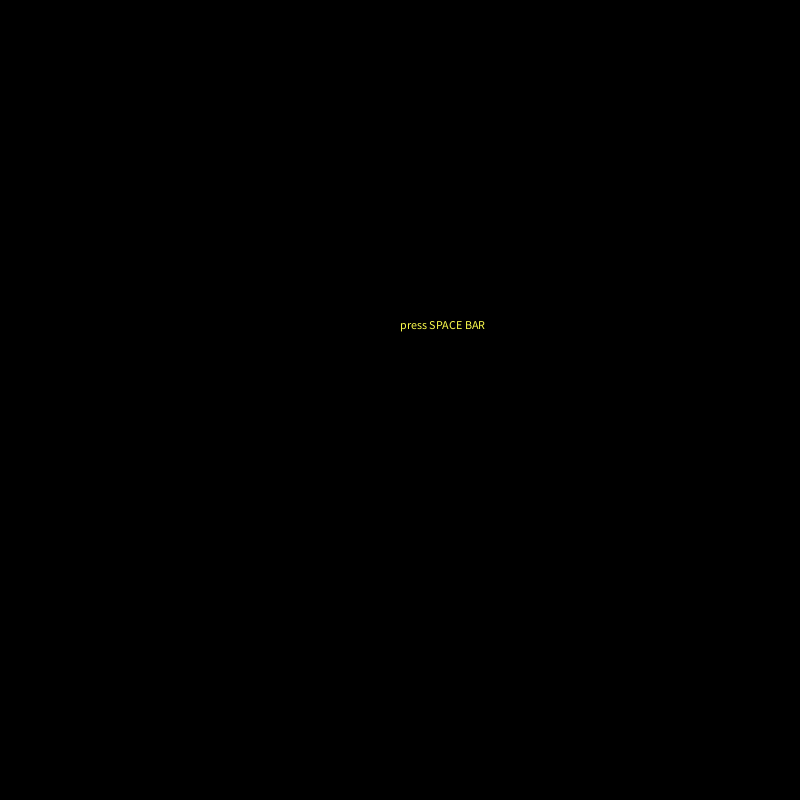
Frame 1 (no input)
Frame 60 (the mouse pressed at the canvas centre just before this capture): identical to frame 1, image omitted
Frame 120 (the mouse held since frame 60 and released just before this capture): identical to frame 1, image omitted

The Processing sketch that drew this single still picture (run headless with seeded random() and noise(); from frame 60 on, the mouse is pressed at the canvas centre):

// Processing sketch: final_project_part_1
// ── final_project_part_1.pde
Word [] words ;
float speedx = .5;
float angle=0;
float x = 100;
float y = 200;
int mode = 0, stime;



void setup(){
size (800, 800);
smooth();
noStroke ();
stime=millis();



words = new Word [70];
  for (int i= 0; i< words.length; i++){
  words[i] =new Word (random (width), random (height), random(10,60));
 
  
  }

}
  void keyPressed () { 
   if (key==' '){  
   mode=1;
      
   }
   
  }
void draw(){
background (0);  
  
  float x1,y1;
  
  x1 = cos (radians (angle))*300+ width/2;
  y1 = sin(radians(angle*2)) *100 + height/2;
  fill (255,255,77);
  ellipse (x1,y1,700,700);
  angle +=.25;
 
  


  if (mode ==0){
    startscreen();
    
  }else if (mode==1){
  for (int i = 0; i < words.length; i++){
  words [i].display();
  words[i].move();
  
  
}
fill (255,255,255); 

textSize (50);
String s1 = "Year "; //timer
String sc1 = s1 + years(); 
text (sc1,width/2-100, height/2, 500,500);  
}
  
  
}


class Word
{ 
  float x,y,fontsize;
  Word (float xpos, float ypos, float _fontsize){
    x= xpos;
    y= ypos;
    fontsize = _fontsize;
  
    if (fontsize<=10){
      fontsize=10;
    }
  }

  void move (){
    x+= speedx*.05*fontsize;//help from the other Keith Peters.
 
    if (x> width){
      x=width;
      x = -100;
    }
  
    if (years()>=2012){
      speedx=0;
    }
  }

  void display (){

    textSize (fontsize);
    fill (age()*20-10,100,age()*5);
    String s = "Lorem Ipsum";
    text(s, x, y, 200, 200);
  }

  
}


void startscreen(){
  background (0); 

  
  String r = "press SPACE BAR";
  text(r, height/2, width/2-80, 100, 100);
  

}

int age(){
    int age =(millis()-stime)/5000;
    return age;
}


int years (){
int years= 1974 + age();
  
  if (years >=2012){
  years = 2012;
  }
  
  return years;
  
}
